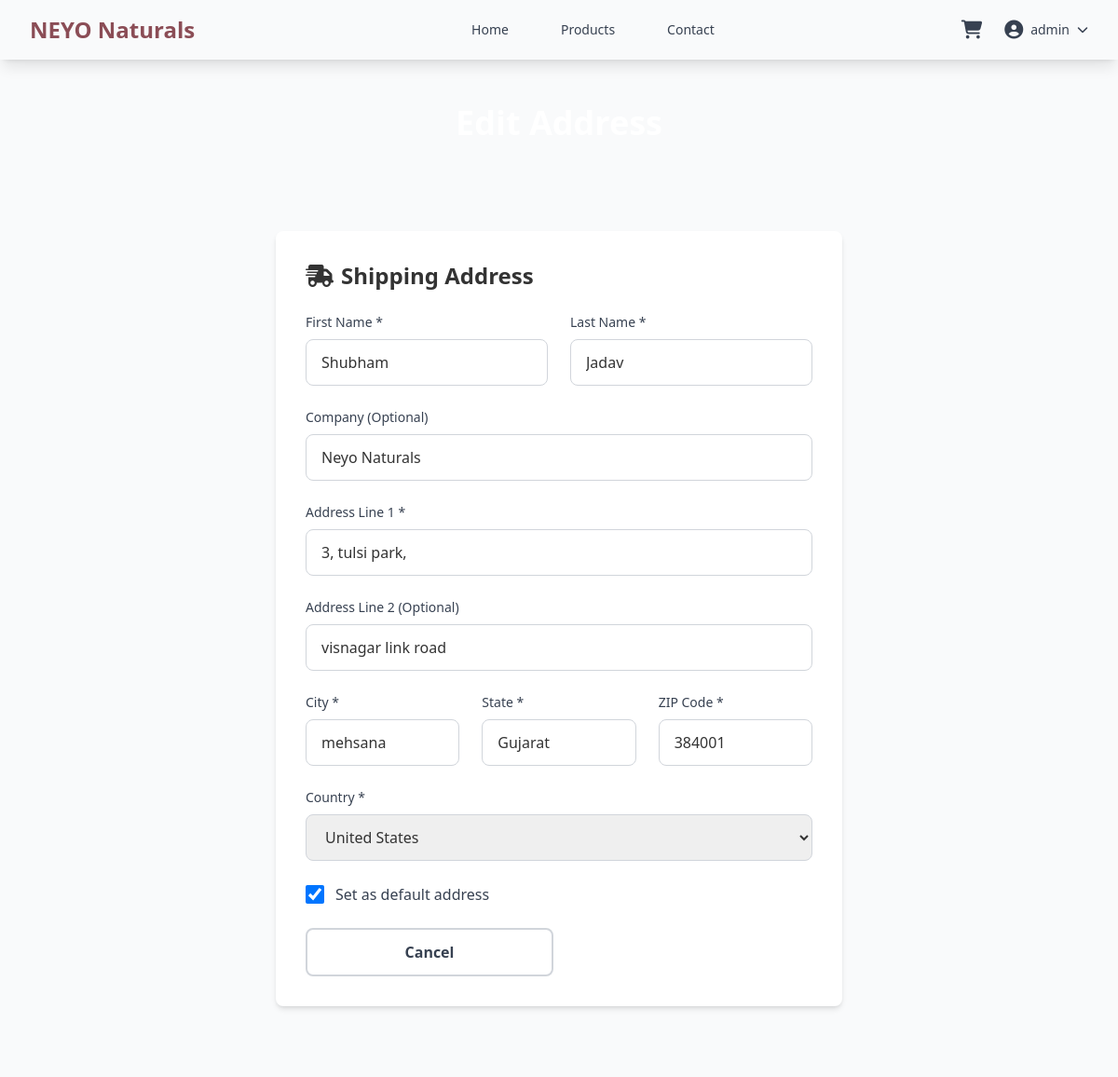
Page /accounts/address/1/edit/ (signed in) on the committed database.
### accounts/models.py (models this page shows, shortened)
class Address(models.Model):
    ADDRESS_TYPES = [
        ('shipping', 'Shipping'),
        ('billing', 'Billing'),
    ]
    user = models.ForeignKey(User, related_name='addresses', on_delete=models.CASCADE)
    type = models.CharField(max_length=20, choices=ADDRESS_TYPES)
    first_name = models.CharField(max_length=50)
    last_name = models.CharField(max_length=50)
    company = models.CharField(max_length=100, blank=True)
    address_line_1 = models.CharField(max_length=200)
    address_line_2 = models.CharField(max_length=200, blank=True)
    city = models.CharField(max_length=100)
    state = models.CharField(max_length=100)
    postal_code = models.CharField(max_length=20)
    country = models.CharField(max_length=100, default='United States')
    is_default = models.BooleanField(default=False)
    created_at = models.DateTimeField(auto_now_add=True)
    updated_at = models.DateTimeField(auto_now=True)
    class Meta:
        unique_together = ('user', 'type', 'is_default')

### accounts/views.py (the view, shortened to what this page needs)
# urls.py: path('address/<int:address_id>/edit/', views.edit_address, name='edit_address'),
@login_required
def edit_address(request, address_id):
    address = get_object_or_404(Address, id=address_id, user=request.user)
    context = {
        'address': address,
    }
    return render(request, 'accounts/edit_address.html', context)

### templates/accounts/edit_address.html (shortened to what this page needs)
{% extends 'base.html' %}
{% block content %}
<section class="bg-gradient-to-r from-neyo-primary to-gray-800 py-12">
    <div class="max-w-7xl mx-auto px-4 sm:px-6 lg:px-8">
        <h1 class="text-4xl font-bold text-white text-center">Edit Address</h1>
    </div>
</section>
<section class="py-12 bg-gray-50">
    <div class="max-w-2xl mx-auto px-4 sm:px-6 lg:px-8">
        <div class="bg-white rounded-lg shadow-md p-8">
            <form method="post" action="{% url 'accounts:edit_address' address.id %}">
                <div class="mb-6">
                    <h2 class="text-2xl font-bold text-neyo-primary">
                        {% if address.type == 'billing' %}
                            <i class="fas fa-file-invoice mr-2"></i>Billing Address
                        {% else %}
                            <i class="fas fa-shipping-fast mr-2"></i>Shipping Address
                        {% endif %}
                    </h2>
                </div>
                <div class="grid grid-cols-1 md:grid-cols-2 gap-6 mb-6">
                    <div>
                        <label for="first_name" class="block text-sm font-medium text-gray-700 mb-2">
                            First Name *
                        </label>
                        <input type="text"
                               id="first_name"
                               name="first_name"
                               value="{{ address.first_name }}"
                               required
                               class="w-full px-4 py-3 border border-gray-300 rounded-lg focus:ring-2 focus:ring-neyo-primary focus:border-transparent">
                    </div>
                    <div>
                        <label for="last_name" class="block text-sm font-medium text-gray-700 mb-2">
                            Last Name *
                        </label>
                        <input type="text"
                               id="last_name"
                               name="last_name"
                               value="{{ address.last_name }}"
                               required
                               class="w-full px-4 py-3 border border-gray-300 rounded-lg focus:ring-2 focus:ring-neyo-primary focus:border-transparent">
                    </div>
                </div>
                <div class="mb-6">
                    <label for="company" class="block text-sm font-medium text-gray-700 mb-2">
                        Company (Optional)
                    </label>
                    <input type="text"
                           id="company"
                           name="company"
                           value="{{ address.company }}"
                           class="w-full px-4 py-3 border border-gray-300 rounded-lg focus:ring-2 focus:ring-neyo-primary focus:border-transparent">
                </div>
                <div class="mb-6">
                    <label for="address_line_1" class="block text-sm font-medium text-gray-700 mb-2">
                        Address Line 1 *
                    </label>
                    <input type="text"
                           id="address_line_1"
                           name="address_line_1"
                           value="{{ address.address_line_1 }}"
                           required
                           placeholder="Street address, P.O. box"
                           class="w-full px-4 py-3 border border-gray-300 rounded-lg focus:ring-2 focus:ring-neyo-primary focus:border-transparent">
                </div>
                <div class="mb-6">
                    <label for="address_line_2" class="block text-sm font-medium text-gray-700 mb-2">
                        Address Line 2 (Optional)
                    </label>
                    <input type="text"
                           id="address_line_2"
                           name="address_line_2"
                           value="{{ address.address_line_2 }}"
                           placeholder="Apartment, suite, unit, building, floor, etc."
                           class="w-full px-4 py-3 border border-gray-300 rounded-lg focus:ring-2 focus:ring-neyo-primary focus:border-transparent">
                </div>
                <div class="grid grid-cols-1 md:grid-cols-3 gap-6 mb-6">
                    <div>
                        <label for="city" class="block text-sm font-medium text-gray-700 mb-2">
                            City *
                        </label>
                        <input type="text"
                               id="city"
                               name="city"
                               value="{{ address.city }}"
                               required
                               class="w-full px-4 py-3 border border-gray-300 rounded-lg focus:ring-2 focus:ring-neyo-primary focus:border-transparent">
                    </div>
                    <div>
                        <label for="state" class="block text-sm font-medium text-gray-700 mb-2">
                            State *
                        </label>
                        <input type="text"
                               id="state"
                               name="state"
                               value="{{ address.state }}"
                               required
                               placeholder="e.g. NY"
                               class="w-full px-4 py-3 border border-gray-300 rounded-lg focus:ring-2 focus:ring-neyo-primary focus:border-transparent">
                    </div>
                    <div>
                        <label for="postal_code" class="block text-sm font-medium text-gray-700 mb-2">
                            ZIP Code *
                        </label>
                        <input type="text"
                               id="postal_code"
                               name="postal_code"
                               value="{{ address.postal_code }}"
                               required
                               placeholder="12345"
                               class="w-full px-4 py-3 border border-gray-300 rounded-lg focus:ring-2 focus:ring-neyo-primary focus:border-transparent">
                    </div>
                </div>
                <div class="mb-6">
                    <label for="country" class="block text-sm font-medium text-gray-700 mb-2">
                        Country *
                    </label>
                    <select id="country"
                            name="country"
                            required
                            class="w-full px-4 py-3 border border-gray-300 rounded-lg focus:ring-2 focus:ring-neyo-primary focus:border-transparent">
                        <option value="United States" {% if address.country == 'United States' %}selected{% endif %}>United States</option>
                    </select>
                </div>
                <div class="mb-6">
                    <label class="flex items-center cursor-pointer">
                        <input type="checkbox"
                               name="is_default"
                               {% if address.is_default %}checked{% endif %}
                               class="w-5 h-5 text-neyo-primary rounded">
                        <span class="ml-3 text-gray-700">Set as default address</span>
                    </label>
                </div>
                <div class="flex gap-4">
                    <a href="{% url 'accounts:profile' %}"
                       class="flex-1 bg-white border-2 border-gray-300 text-gray-700 py-3 px-6 rounded-lg font-semibold text-center hover:bg-gray-50 transition-colors">
                        Cancel
                    </a>
                    <button type="submit"
                            class="flex-1 bg-neyo-primary text-white py-3 px-6 rounded-lg font-semibold hover:bg-gray-800 transition-colors">
                        <i class="fas fa-save mr-2"></i>Update Address
                    </button>
                </div>
            </form>
        </div>
    </div>
</section>
{% endblock %}

### templates/base.html (shortened to what this page needs)
<!DOCTYPE html>
<html lang="en">
<head>
    <script src="https://cdn.tailwindcss.com"></script>
    <link rel="stylesheet" href="https://cdnjs.cloudflare.com/ajax/libs/font-awesome/6.4.0/css/all.min.css">
</head>
<body class="bg-gray-50 font-sans">
    <nav class="text-[#8b4d56] shadow-lg sticky top-0 z-50" x-data="{ mobileMenuOpen: false, cartOpen: false }">
        <div class="max-w-7xl mx-auto px-4 sm:px-6 lg:px-8">
            <div class="flex justify-between items-center h-16">
                <div class="flex-shrink-0">
                    <a href="{% url 'core:home' %}" class="text-2xl font-bold text-brand-primary hover:text-brand-secondary transition-colors">
                        NEYO Naturals
                    </a>
                </div>
                <div class="hidden md:block">
                    <div class="ml-10 flex items-baseline space-x-8">
                        <a href="{% url 'core:home' %}" class="text-gray-700 hover:text-brand-primary px-3 py-2 rounded-lg text-sm font-medium transition-colors">
                            Home
                        </a>
                        <a href="{% url 'products:list' %}" class="text-gray-700 hover:text-brand-primary px-3 py-2 rounded-lg text-sm font-medium transition-colors">
                            Products
                        </a>
                        <a href="{% url 'core:contact' %}" class="text-gray-700 hover:text-brand-primary px-3 py-2 rounded-lg text-sm font-medium transition-colors">
                            Contact
                        </a>
                    </div>
                </div>
                <div class="hidden md:flex items-center space-x-4">
                    <div class="relative">
                        <button @click="cartOpen = !cartOpen" class="p-2 text-gray-700 hover:text-brand-primary transition-colors relative">
                            <i class="fas fa-shopping-cart text-xl"></i>
                        </button>
                    </div>
                    {% if user.is_authenticated %}
                        <div class="relative" x-data="{ userMenuOpen: false }">
                            <button @click="userMenuOpen = !userMenuOpen" class="flex items-center space-x-2 text-gray-700 hover:text-brand-primary transition-colors">
                                <i class="fas fa-user-circle text-xl"></i>
                                <span class="text-sm font-medium">{{ user.first_name|default:user.username }}</span>
                                <i class="fas fa-chevron-down text-xs"></i>
                            </button>
                        </div>
                    {% else %}
                        <a href="{% url 'accounts:login' %}" class="header-gradient text-white px-6 py-2 rounded-2xl text-sm font-medium hover:shadow-lg transition-all">
                            Login
                        </a>
                    {% endif %}
                </div>
            </div>
        </div>
    </nav>
    <main class="min-h-screen">
        {% block content %}{% endblock %}
    </main>
</body>
</html>

### templates/base.html (style rules this page uses)
* { margin: 0; padding: 0; box-sizing: border-box; }
body { font-family: 'Arial', sans-serif; line-height: 1.6; color: #333; }

### rows in the picture
Address: first_name "Shubham", last_name "Jadav", company "Neyo Naturals", address_line_1 "3, tulsi park,", address_line_2 "visnagar link road", city "mehsana", state "Gujarat", postal_code "384001", country "United States", is_default "☑"

### other values in the picture
{{ user.first_name|default:user.username }} "admin"
